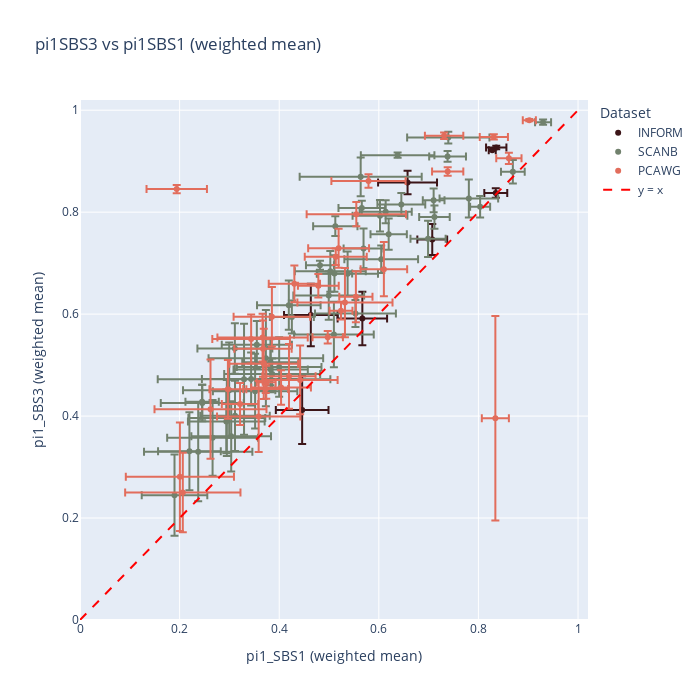

The code cell stored with this chart in its notebook:
### Code cell
def parse_list(s): return np.array(eval(s, {"nan": np.nan}), dtype=float)

def weighted_mean_std(values, weights):
    values, weights = np.array(values), np.array(weights)
    mask = ~np.isnan(values)
    values, weights = values[mask], weights[mask]
    if len(values) == 0: return np.nan, np.nan
    mean = np.sum(values * weights) / np.sum(weights)
    var = np.sum((values - mean)**2 * weights) / np.sum(weights)
    return mean, np.sqrt(var / len(values))

records = []
for label, f in files.items():
    df = pd.read_csv(f)
    for _, row in df.dropna(subset=['pi1SBS1', 'pi1SBS3', 'N_mut_all']).iterrows():
        w = parse_list(row['N_mut_all'])
        m1, e1 = weighted_mean_std(parse_list(row['pi1SBS1']), w)
        m3, e3 = weighted_mean_std(parse_list(row['pi1SBS3']), w)
        records.append({
            'Dataset': label,
            'SBS1': m1, 'SBS1_err': e1,
            'SBS3': m3, 'SBS3_err': e3,
            'ID': row['ID'] if 'ID' in row else None
        })

df_plot = pd.DataFrame(records)

fig = go.Figure()

colors = {'INFORM': '#3c1518', 'SCANB': '#71816d', 'PCAWG': '#e26d5c'}
colors = {'SCANB': '#e26d5c', 'PCAWG': '#c9cba3','INFORM': '#ffcb77'}

for d in df_plot['Dataset'].unique():
    sub = df_plot[df_plot['Dataset'] == d]
    fig.add_trace(go.Scatter(
        x=sub['SBS1'], y=sub['SBS3'],
        error_x=dict(type='data', array=sub['SBS1_err'], visible=True),
        error_y=dict(type='data', array=sub['SBS3_err'], visible=True),
        mode='markers',
        name=d,
        marker=dict(color=colors[d]),
        text=sub['ID'],  # hover shows sample ID
        hovertemplate="ID: %{text}<br>SBS1: %{x:.3f} ± %{error_x.array:.3f}<br>SBS3: %{y:.3f} ± %{error_y.array:.3f}<extra></extra>"
    ))

fig.add_trace(go.Scatter(
    x=[0, 1], y=[0, 1],
    mode='lines',
    line=dict(dash='dash', color='red'),
    name='y = x'
))

fig.update_layout(
    title="pi1SBS3 vs pi1SBS1 (weighted mean)",
    xaxis_title="pi1_SBS1 (weighted mean)",
    yaxis_title="pi1_SBS3 (weighted mean)",
    width=700, height=700,
    xaxis=dict(range=[0, 1.02]),
    yaxis=dict(range=[0, 1.02]),
    legend_title="Dataset"
)

fig.show()

### Figure 1 — Plotly figure (JSON) as saved in the notebook; plotly's stock layout.template omitted (floating-point values rounded to 4 significant figures)
{"data": [{"error_x": {"array": [0.05287, 0.02996, 0.04967, 0.02043, 0.02304, 0.007015, 0.05916, 0.05382], "type": "data", "visible": true}, "error_y": {"array": [0.06633, 0.03035, 0.05244, 0.003588, 0.009316, 0.0009911, 0.02313, 0.06121], "type": "data", "visible": true}, "hovertemplate": "ID: %{text}<br>SBS1: %{x:.3f} ± %{error_x.array:.3f}<br>SBS3: %{y:.3f} ± %{error_y.array:.3f}<extra></extra>", "marker": {"color": "#3c1518"}, "mode": "markers", "name": "INFORM", "text": ["Patient101", "Patient17", "Patient18", "Patient25", "Patient26", "Patient33", "Patient34", "Patient82"], "type": "scatter", "x": [0.4461, 0.7073, 0.5669, 0.8358, 0.8348, 0.8277, 0.6577, 0.4635], "y": [0.4117, 0.7462, 0.5913, 0.9269, 0.8374, 0.9212, 0.8581, 0.5983]}, {"error_x": {"array": [0.03529, 0.01607, 0.1225, 0.02381, 0.05881, 0.03554, 0.07701, 0.0752, 0.07459, 0.07387, 0.03067, 0.08494, 0.07402, 0.04451, 0.06298, 0.1088, 0.03693, 0.03648, 0.07043, 0.07107, 0.1733, 0.06382, 0.0812, 0.04685, 0.0772, 0.0281, 0.08265, 0.05236, 0.06584, 0.04413, 0.05661, 0.09634, 0.03348, 0.02009, 0.08476, 0.08003, 0.1151, 0.06098, 0.09268, 0.09881, 0.08331, 0.05503, 0.06976, 0.09118, 0.07123, 0.04802, 0.02179, 0.07998, 0.03999], "type": "data", "visible": true}, "error_y": {"array": [0.03559, 0.005125, 0.03789, 0.02294, 0.03736, 0.0358, 0.06238, 0.0497, 0.04417, 0.005253, 0.02285, 0.05841, 0.02717, 0.01935, 0.07651, 0.09713, 0.01056, 0.03056, 0.04665, 0.04769, 0.109, 0.0485, 0.02643, 0.01411, 0.07441, 0.008891, 0.01153, 0.02246, 0.0798, 0.03236, 0.04499, 0.03051, 0.03346, 0.02121, 0.0733, 0.0643, 0.09456, 0.04374, 0.09353, 0.05196, 0.03589, 0.03086, 0.06897, 0.07408, 0.03976, 0.02269, 0.02321, 0.06898, 0.03909], "type": "data", "visible": true}, "hovertemplate": "ID: %{text}<br>SBS1: %{x:.3f} ± %{error_x.array:.3f}<br>SBS3: %{y:.3f} ± %{error_y.array:.3f}<extra></extra>", "marker": {"color": "#71816d"}, "mode": "markers", "name": "SCANB", "text": ["PD31044a", "PD31051a", "PD31056a", "PD31059a", "PD31068a", "PD31074a", "PD31092a", "PD31097a", "PD31099a", "PD31107a", "PD31127a", "PD31128a", "PD31129a", "PD31145a", "PD31147a", "PD31155a", "PD31159a", "PD31158a", "PD31167a", "PD31169a", "PD31171a", "PD35926a", "PD31178a", "PD35929a", "PD35930a", "PD35933a", "PD35935a", "PD35939a", "PD35941a", "PD35953a", "PD35955a", "PD35958a", "PD35957a", "PD35962a", "PD35979a", "PD35985a", "PD35990a", "PD35987a", "PD35992a", "PD36000a", "PD36006a", "PD36013a", "PD36017a", "PD36024a", "PD36026a", "PD36039a", "PD36038a", "PD36054a", "PD36067a"], "type": "scatter", "x": [0.6988, 0.9298, 0.5636, 0.8691, 0.7808, 0.5109, 0.2937, 0.3109, 0.3828, 0.6377, 0.7117, 0.3999, 0.6048, 0.5126, 0.2197, 0.2373, 0.7381, 0.6198, 0.3551, 0.4995, 0.3294, 0.4193, 0.5531, 0.5658, 0.2948, 0.4818, 0.7395, 0.6138, 0.1898, 0.4254, 0.3824, 0.3859, 0.2452, 0.8034, 0.3516, 0.5098, 0.3732, 0.5374, 0.2995, 0.3436, 0.2455, 0.6023, 0.3112, 0.2662, 0.5026, 0.6452, 0.7101, 0.3036, 0.5693], "y": [0.7477, 0.9766, 0.8692, 0.8792, 0.8267, 0.6797, 0.3896, 0.5325, 0.4911, 0.9117, 0.7904, 0.4963, 0.7077, 0.7725, 0.3311, 0.3298, 0.9093, 0.7569, 0.54, 0.6366, 0.4722, 0.6176, 0.6013, 0.8084, 0.3963, 0.696, 0.9463, 0.8009, 0.2449, 0.5943, 0.5057, 0.4824, 0.4282, 0.8106, 0.4488, 0.56, 0.5136, 0.6792, 0.4508, 0.4727, 0.4257, 0.793, 0.4004, 0.3572, 0.6838, 0.815, 0.8231, 0.3602, 0.7289]}, {"error_x": {"array": [0.06909, 0.06113, 0.02303, 0.02538, 0.08362, 0.09552, 0.02717, 0.01314, 0.07527, 0.03052, 0.04096, 0.03138, 0.1086, 0.04674, 0.03706, 0.03334, 0.06064, 0.05994, 0.05346, 0.07454, 0.05145, 0.04509, 0.01893, 0.07796, 0.1158, 0.1124, 0.02831, 0.09069, 0.06223, 0.03856, 0.09972, 0.07693, 0.05759, 0.03662], "type": "data", "visible": true}, "error_y": {"array": [0.069, 0.03825, 0.01726, 0.01108, 0.06945, 0.06781, 0.2006, 0.002178, 0.06753, 0.01237, 0.02307, 0.008247, 0.1062, 0.05319, 0.05742, 0.04998, 0.008092, 0.03387, 0.06352, 0.01332, 0.03591, 0.008137, 0.03236, 0.04804, 0.07798, 0.09727, 0.00525, 0.04689, 0.01641, 0.006277, 0.02364, 0.05832, 0.05525, 0.04128], "type": "data", "visible": true}, "hovertemplate": "ID: %{text}<br>SBS1: %{x:.3f} ± %{error_x.array:.3f}<br>SBS3: %{y:.3f} ± %{error_y.array:.3f}<extra></extra>", "marker": {"color": "#e26d5c"}, "mode": "markers", "name": "PCAWG", "text": ["a85cf239-ff51-46e7-9b88-4c2cb49c66b9", "fc806c50-2f6e-418d-e040-11ac0d485f01", "fc813235-5ed8-7695-e040-11ac0d485e3e", "fc9f6916-da31-ab17-e040-11ac0c4808f3", "fc9f6cb0-ceb9-790d-e040-11ac0c480ad1", "fc63cbab-d27a-5ebb-e040-11ac0c48724f", "fca6150f-d555-a29e-e040-11ac0d4873b2", "fc8130e0-a38a-23b9-e040-11ac0c48327f", "fc8130e3-01ba-c740-e040-11ac0c483291", "fc8130df-6860-7677-e040-11ac0d485ddc", "fc8130df-90ba-5d94-e040-11ac0d485e0c", "fc8130e0-0f1a-b6eb-e040-11ac0c48328f", "b752b444-f033-4be4-9d24-e5e80b4181af", "5dbf3203-ce73-41e4-bf9a-32fc856f73f5", "fc8130df-8ec8-5b1e-e040-11ac0d485e06", "f393bafe-7503-5c45-e040-11ac0d484511", "f393bb0c-4178-ca4a-e040-11ac0d48455f", "f393bb08-4121-cad8-e040-11ac0d484535", "f393bb07-270c-2c93-e040-11ac0d484533", "f221cbb5-eefa-187f-e040-11ac0c481708", "987528ac-437a-4eb8-a335-4f2076d5c006", "43f7a2e0-fec9-4e43-872d-18c6c946fa17", "418e916b-7a4e-4fab-8616-15dcec4d79f8", "110b5f05-ded7-45ec-b0f6-a941c92d77dd", "d5372745-95cf-4572-a6e7-e7f5b796911a", "207f8a42-5b05-4876-b0ae-ebfaeea27844", "6e839eaf-1dbb-43f5-8846-c980e05540c7", "eddfbfb9-3ae8-449b-b870-46062a2571c1", "71fda5a9-7049-406f-9348-2c24f7ddf5f4", "7456abd5-303e-4e6f-bf4e-47efefc7310f", "7b08e810-f3c9-4155-ac11-f45a3a4f8b41", "ea43434b-197e-48ac-ae2e-46bc7f3776de", "6c8e9197-fd16-4fed-bfda-e349cab26314", "d8fbb398-d1da-4444-984a-22c8523625da"], "type": "scatter", "x": [0.3689, 0.5193, 0.524, 0.8611, 0.3588, 0.532, 0.834, 0.9022, 0.442, 0.4974, 0.4785, 0.7383, 0.2006, 0.6102, 0.297, 0.5539, 0.1942, 0.4037, 0.4196, 0.5793, 0.4304, 0.3729, 0.374, 0.3436, 0.2064, 0.262, 0.8309, 0.3666, 0.5135, 0.7311, 0.5548, 0.3853, 0.3674, 0.3214], "y": [0.5025, 0.7294, 0.6068, 0.9056, 0.3992, 0.6227, 0.3957, 0.9803, 0.471, 0.5545, 0.6558, 0.8797, 0.281, 0.6882, 0.4524, 0.634, 0.8454, 0.4561, 0.4779, 0.861, 0.6594, 0.4532, 0.4663, 0.5512, 0.2501, 0.4136, 0.9476, 0.554, 0.7125, 0.95, 0.7961, 0.595, 0.5323, 0.4237]}, {"line": {"color": "red", "dash": "dash"}, "mode": "lines", "name": "y = x", "type": "scatter", "x": [0, 1], "y": [0, 1]}], "layout": {"height": 700, "legend": {"title": {"text": "Dataset"}}, "title": {"text": "pi1SBS3 vs pi1SBS1 (weighted mean)"}, "width": 700, "xaxis": {"range": [0, 1.02], "title": {"text": "pi1_SBS1 (weighted mean)"}}, "yaxis": {"range": [0, 1.02], "title": {"text": "pi1_SBS3 (weighted mean)"}}}}
